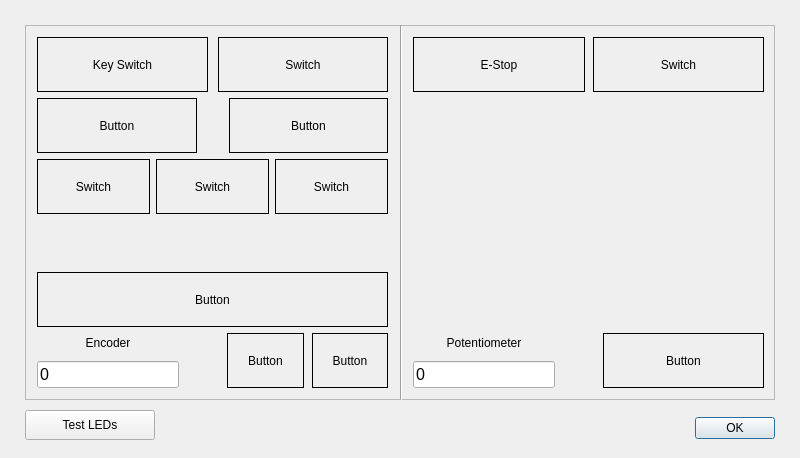
<?xml version="1.0" encoding="UTF-8"?>
<ui version="4.0">
 <class>Dialog</class>
 <widget class="QDialog" name="Dialog">
  <property name="geometry">
   <rect>
    <x>0</x>
    <y>0</y>
    <width>800</width>
    <height>458</height>
   </rect>
  </property>
  <property name="windowTitle">
   <string>Test Buttons &amp; Switches</string>
  </property>
  <widget class="QDialogButtonBox" name="buttonBox">
   <property name="geometry">
    <rect>
     <x>434</x>
     <y>412</y>
     <width>341</width>
     <height>32</height>
    </rect>
   </property>
   <property name="focusPolicy">
    <enum>Qt::FocusPolicy::StrongFocus</enum>
   </property>
   <property name="orientation">
    <enum>Qt::Orientation::Horizontal</enum>
   </property>
   <property name="standardButtons">
    <set>QDialogButtonBox::StandardButton::Ok</set>
   </property>
  </widget>
  <widget class="QFrame" name="mainFrame">
   <property name="geometry">
    <rect>
     <x>25</x>
     <y>25</y>
     <width>750</width>
     <height>375</height>
    </rect>
   </property>
   <property name="frameShape">
    <enum>QFrame::Shape::StyledPanel</enum>
   </property>
   <property name="frameShadow">
    <enum>QFrame::Shadow::Raised</enum>
   </property>
   <widget class="Line" name="middleDivisionLine">
    <property name="geometry">
     <rect>
      <x>375</x>
      <y>0</y>
      <width>2</width>
      <height>415</height>
     </rect>
    </property>
    <property name="orientation">
     <enum>Qt::Orientation::Vertical</enum>
    </property>
   </widget>
   <widget class="QWidget" name="verticalLayout_1">
    <property name="geometry">
     <rect>
      <x>12</x>
      <y>12</y>
      <width>351</width>
      <height>351</height>
     </rect>
    </property>
    <layout class="QVBoxLayout" name="rightSectionBox">
     <item>
      <layout class="QHBoxLayout" name="rightInnerBox_4">
       <property name="spacing">
        <number>10</number>
       </property>
       <item>
        <widget class="QLabel" name="rightKeySwitchIndicator">
         <property name="sizePolicy">
          <sizepolicy hsizetype="Expanding" vsizetype="Preferred">
           <horstretch>0</horstretch>
           <verstretch>0</verstretch>
          </sizepolicy>
         </property>
         <property name="minimumSize">
          <size>
           <width>0</width>
           <height>55</height>
          </size>
         </property>
         <property name="autoFillBackground">
          <bool>false</bool>
         </property>
         <property name="frameShape">
          <enum>QFrame::Shape::Box</enum>
         </property>
         <property name="frameShadow">
          <enum>QFrame::Shadow::Plain</enum>
         </property>
         <property name="lineWidth">
          <number>1</number>
         </property>
         <property name="text">
          <string>Key Switch</string>
         </property>
         <property name="alignment">
          <set>Qt::AlignmentFlag::AlignCenter</set>
         </property>
        </widget>
       </item>
       <item>
        <widget class="QLabel" name="rightSwitchIndicator_4">
         <property name="sizePolicy">
          <sizepolicy hsizetype="Expanding" vsizetype="Preferred">
           <horstretch>0</horstretch>
           <verstretch>0</verstretch>
          </sizepolicy>
         </property>
         <property name="minimumSize">
          <size>
           <width>0</width>
           <height>55</height>
          </size>
         </property>
         <property name="autoFillBackground">
          <bool>false</bool>
         </property>
         <property name="frameShape">
          <enum>QFrame::Shape::Box</enum>
         </property>
         <property name="frameShadow">
          <enum>QFrame::Shadow::Plain</enum>
         </property>
         <property name="lineWidth">
          <number>1</number>
         </property>
         <property name="text">
          <string>Switch</string>
         </property>
         <property name="alignment">
          <set>Qt::AlignmentFlag::AlignCenter</set>
         </property>
        </widget>
       </item>
      </layout>
     </item>
     <item>
      <layout class="QHBoxLayout" name="rightInnerBox_3">
       <property name="spacing">
        <number>32</number>
       </property>
       <item>
        <widget class="QLabel" name="rightButtonIndicator_4">
         <property name="sizePolicy">
          <sizepolicy hsizetype="Expanding" vsizetype="Preferred">
           <horstretch>0</horstretch>
           <verstretch>0</verstretch>
          </sizepolicy>
         </property>
         <property name="minimumSize">
          <size>
           <width>0</width>
           <height>55</height>
          </size>
         </property>
         <property name="autoFillBackground">
          <bool>false</bool>
         </property>
         <property name="frameShape">
          <enum>QFrame::Shape::Box</enum>
         </property>
         <property name="frameShadow">
          <enum>QFrame::Shadow::Plain</enum>
         </property>
         <property name="lineWidth">
          <number>1</number>
         </property>
         <property name="text">
          <string>Button</string>
         </property>
         <property name="alignment">
          <set>Qt::AlignmentFlag::AlignCenter</set>
         </property>
        </widget>
       </item>
       <item>
        <widget class="QLabel" name="rightButtonIndicator_5">
         <property name="sizePolicy">
          <sizepolicy hsizetype="Expanding" vsizetype="Preferred">
           <horstretch>0</horstretch>
           <verstretch>0</verstretch>
          </sizepolicy>
         </property>
         <property name="minimumSize">
          <size>
           <width>0</width>
           <height>55</height>
          </size>
         </property>
         <property name="autoFillBackground">
          <bool>false</bool>
         </property>
         <property name="frameShape">
          <enum>QFrame::Shape::Box</enum>
         </property>
         <property name="frameShadow">
          <enum>QFrame::Shadow::Plain</enum>
         </property>
         <property name="lineWidth">
          <number>1</number>
         </property>
         <property name="text">
          <string>Button</string>
         </property>
         <property name="alignment">
          <set>Qt::AlignmentFlag::AlignCenter</set>
         </property>
        </widget>
       </item>
      </layout>
     </item>
     <item>
      <layout class="QHBoxLayout" name="rightInnerBox_2">
       <item>
        <widget class="QLabel" name="rightSwitchIndicator_1">
         <property name="sizePolicy">
          <sizepolicy hsizetype="Expanding" vsizetype="Preferred">
           <horstretch>0</horstretch>
           <verstretch>0</verstretch>
          </sizepolicy>
         </property>
         <property name="minimumSize">
          <size>
           <width>0</width>
           <height>55</height>
          </size>
         </property>
         <property name="autoFillBackground">
          <bool>false</bool>
         </property>
         <property name="frameShape">
          <enum>QFrame::Shape::Box</enum>
         </property>
         <property name="frameShadow">
          <enum>QFrame::Shadow::Plain</enum>
         </property>
         <property name="lineWidth">
          <number>1</number>
         </property>
         <property name="text">
          <string>Switch</string>
         </property>
         <property name="alignment">
          <set>Qt::AlignmentFlag::AlignCenter</set>
         </property>
        </widget>
       </item>
       <item>
        <widget class="QLabel" name="rightSwitchIndicator_2">
         <property name="sizePolicy">
          <sizepolicy hsizetype="Expanding" vsizetype="Preferred">
           <horstretch>0</horstretch>
           <verstretch>0</verstretch>
          </sizepolicy>
         </property>
         <property name="minimumSize">
          <size>
           <width>0</width>
           <height>55</height>
          </size>
         </property>
         <property name="autoFillBackground">
          <bool>false</bool>
         </property>
         <property name="frameShape">
          <enum>QFrame::Shape::Box</enum>
         </property>
         <property name="frameShadow">
          <enum>QFrame::Shadow::Plain</enum>
         </property>
         <property name="lineWidth">
          <number>1</number>
         </property>
         <property name="text">
          <string>Switch</string>
         </property>
         <property name="alignment">
          <set>Qt::AlignmentFlag::AlignCenter</set>
         </property>
        </widget>
       </item>
       <item>
        <widget class="QLabel" name="rightSwitchIndicator_3">
         <property name="sizePolicy">
          <sizepolicy hsizetype="Expanding" vsizetype="Preferred">
           <horstretch>0</horstretch>
           <verstretch>0</verstretch>
          </sizepolicy>
         </property>
         <property name="minimumSize">
          <size>
           <width>0</width>
           <height>55</height>
          </size>
         </property>
         <property name="autoFillBackground">
          <bool>false</bool>
         </property>
         <property name="frameShape">
          <enum>QFrame::Shape::Box</enum>
         </property>
         <property name="frameShadow">
          <enum>QFrame::Shadow::Plain</enum>
         </property>
         <property name="lineWidth">
          <number>1</number>
         </property>
         <property name="text">
          <string>Switch</string>
         </property>
         <property name="alignment">
          <set>Qt::AlignmentFlag::AlignCenter</set>
         </property>
        </widget>
       </item>
      </layout>
     </item>
     <item>
      <spacer name="verticalSpacer_1">
       <property name="orientation">
        <enum>Qt::Orientation::Vertical</enum>
       </property>
       <property name="sizeType">
        <enum>QSizePolicy::Policy::Expanding</enum>
       </property>
       <property name="sizeHint" stdset="0">
        <size>
         <width>20</width>
         <height>70</height>
        </size>
       </property>
      </spacer>
     </item>
     <item>
      <widget class="QLabel" name="rightButtonIndicator_3">
       <property name="sizePolicy">
        <sizepolicy hsizetype="Expanding" vsizetype="Preferred">
         <horstretch>0</horstretch>
         <verstretch>0</verstretch>
        </sizepolicy>
       </property>
       <property name="minimumSize">
        <size>
         <width>0</width>
         <height>55</height>
        </size>
       </property>
       <property name="autoFillBackground">
        <bool>false</bool>
       </property>
       <property name="frameShape">
        <enum>QFrame::Shape::Box</enum>
       </property>
       <property name="frameShadow">
        <enum>QFrame::Shadow::Plain</enum>
       </property>
       <property name="lineWidth">
        <number>1</number>
       </property>
       <property name="text">
        <string>Button</string>
       </property>
       <property name="alignment">
        <set>Qt::AlignmentFlag::AlignCenter</set>
       </property>
      </widget>
     </item>
     <item>
      <layout class="QHBoxLayout" name="rightInnerBox_1">
       <property name="spacing">
        <number>8</number>
       </property>
       <item>
        <layout class="QVBoxLayout" name="encoderBox">
         <item>
          <widget class="QLabel" name="encoderLabel">
           <property name="text">
            <string>Encoder</string>
           </property>
           <property name="alignment">
            <set>Qt::AlignmentFlag::AlignCenter</set>
           </property>
          </widget>
         </item>
         <item>
          <widget class="QLineEdit" name="encoderValue">
           <property name="sizePolicy">
            <sizepolicy hsizetype="Preferred" vsizetype="Fixed">
             <horstretch>0</horstretch>
             <verstretch>0</verstretch>
            </sizepolicy>
           </property>
           <property name="font">
            <font>
             <pointsize>12</pointsize>
            </font>
           </property>
           <property name="focusPolicy">
            <enum>Qt::FocusPolicy::NoFocus</enum>
           </property>
           <property name="text">
            <string>0</string>
           </property>
           <property name="frame">
            <bool>true</bool>
           </property>
           <property name="dragEnabled">
            <bool>true</bool>
           </property>
           <property name="readOnly">
            <bool>true</bool>
           </property>
          </widget>
         </item>
        </layout>
       </item>
       <item>
        <spacer name="horizontalSpacer_1">
         <property name="orientation">
          <enum>Qt::Orientation::Horizontal</enum>
         </property>
         <property name="sizeType">
          <enum>QSizePolicy::Policy::Fixed</enum>
         </property>
         <property name="sizeHint" stdset="0">
          <size>
           <width>40</width>
           <height>20</height>
          </size>
         </property>
        </spacer>
       </item>
       <item>
        <widget class="QLabel" name="rightButtonIndicator_1">
         <property name="sizePolicy">
          <sizepolicy hsizetype="Expanding" vsizetype="Preferred">
           <horstretch>0</horstretch>
           <verstretch>0</verstretch>
          </sizepolicy>
         </property>
         <property name="minimumSize">
          <size>
           <width>0</width>
           <height>55</height>
          </size>
         </property>
         <property name="autoFillBackground">
          <bool>false</bool>
         </property>
         <property name="frameShape">
          <enum>QFrame::Shape::Box</enum>
         </property>
         <property name="frameShadow">
          <enum>QFrame::Shadow::Plain</enum>
         </property>
         <property name="lineWidth">
          <number>1</number>
         </property>
         <property name="text">
          <string>Button</string>
         </property>
         <property name="alignment">
          <set>Qt::AlignmentFlag::AlignCenter</set>
         </property>
        </widget>
       </item>
       <item>
        <widget class="QLabel" name="rightButtonIndicator_2">
         <property name="sizePolicy">
          <sizepolicy hsizetype="Expanding" vsizetype="Preferred">
           <horstretch>0</horstretch>
           <verstretch>0</verstretch>
          </sizepolicy>
         </property>
         <property name="minimumSize">
          <size>
           <width>0</width>
           <height>55</height>
          </size>
         </property>
         <property name="autoFillBackground">
          <bool>false</bool>
         </property>
         <property name="frameShape">
          <enum>QFrame::Shape::Box</enum>
         </property>
         <property name="frameShadow">
          <enum>QFrame::Shadow::Plain</enum>
         </property>
         <property name="lineWidth">
          <number>1</number>
         </property>
         <property name="text">
          <string>Button</string>
         </property>
         <property name="alignment">
          <set>Qt::AlignmentFlag::AlignCenter</set>
         </property>
        </widget>
       </item>
      </layout>
     </item>
    </layout>
   </widget>
   <widget class="QWidget" name="verticalLayout_2">
    <property name="geometry">
     <rect>
      <x>388</x>
      <y>12</y>
      <width>351</width>
      <height>351</height>
     </rect>
    </property>
    <layout class="QVBoxLayout" name="leftSectionBox">
     <item>
      <layout class="QHBoxLayout" name="leftInnerBox_2">
       <property name="spacing">
        <number>8</number>
       </property>
       <item>
        <widget class="QLabel" name="eStopIndicator">
         <property name="sizePolicy">
          <sizepolicy hsizetype="Expanding" vsizetype="Preferred">
           <horstretch>0</horstretch>
           <verstretch>0</verstretch>
          </sizepolicy>
         </property>
         <property name="minimumSize">
          <size>
           <width>0</width>
           <height>55</height>
          </size>
         </property>
         <property name="autoFillBackground">
          <bool>false</bool>
         </property>
         <property name="frameShape">
          <enum>QFrame::Shape::Box</enum>
         </property>
         <property name="frameShadow">
          <enum>QFrame::Shadow::Plain</enum>
         </property>
         <property name="lineWidth">
          <number>1</number>
         </property>
         <property name="text">
          <string>E-Stop</string>
         </property>
         <property name="alignment">
          <set>Qt::AlignmentFlag::AlignCenter</set>
         </property>
        </widget>
       </item>
       <item>
        <widget class="QLabel" name="leftSwitchIndicator">
         <property name="sizePolicy">
          <sizepolicy hsizetype="Expanding" vsizetype="Preferred">
           <horstretch>0</horstretch>
           <verstretch>0</verstretch>
          </sizepolicy>
         </property>
         <property name="minimumSize">
          <size>
           <width>0</width>
           <height>55</height>
          </size>
         </property>
         <property name="autoFillBackground">
          <bool>false</bool>
         </property>
         <property name="frameShape">
          <enum>QFrame::Shape::Box</enum>
         </property>
         <property name="frameShadow">
          <enum>QFrame::Shadow::Plain</enum>
         </property>
         <property name="lineWidth">
          <number>1</number>
         </property>
         <property name="text">
          <string>Switch</string>
         </property>
         <property name="alignment">
          <set>Qt::AlignmentFlag::AlignCenter</set>
         </property>
        </widget>
       </item>
      </layout>
     </item>
     <item>
      <spacer name="verticalSpacer_2">
       <property name="orientation">
        <enum>Qt::Orientation::Vertical</enum>
       </property>
       <property name="sizeHint" stdset="0">
        <size>
         <width>20</width>
         <height>40</height>
        </size>
       </property>
      </spacer>
     </item>
     <item>
      <layout class="QHBoxLayout" name="leftInnerBox_1">
       <property name="spacing">
        <number>8</number>
       </property>
       <item>
        <layout class="QVBoxLayout" name="potentiometerBox">
         <item>
          <widget class="QLabel" name="potentiometerLabel">
           <property name="text">
            <string>Potentiometer</string>
           </property>
           <property name="alignment">
            <set>Qt::AlignmentFlag::AlignCenter</set>
           </property>
          </widget>
         </item>
         <item>
          <widget class="QLineEdit" name="potentiometerValue">
           <property name="sizePolicy">
            <sizepolicy hsizetype="Preferred" vsizetype="Fixed">
             <horstretch>0</horstretch>
             <verstretch>0</verstretch>
            </sizepolicy>
           </property>
           <property name="font">
            <font>
             <pointsize>12</pointsize>
            </font>
           </property>
           <property name="focusPolicy">
            <enum>Qt::FocusPolicy::NoFocus</enum>
           </property>
           <property name="text">
            <string>0</string>
           </property>
           <property name="frame">
            <bool>true</bool>
           </property>
           <property name="dragEnabled">
            <bool>true</bool>
           </property>
           <property name="readOnly">
            <bool>true</bool>
           </property>
          </widget>
         </item>
        </layout>
       </item>
       <item>
        <spacer name="horizontalSpacer_2">
         <property name="orientation">
          <enum>Qt::Orientation::Horizontal</enum>
         </property>
         <property name="sizeType">
          <enum>QSizePolicy::Policy::Fixed</enum>
         </property>
         <property name="sizeHint" stdset="0">
          <size>
           <width>40</width>
           <height>20</height>
          </size>
         </property>
        </spacer>
       </item>
       <item>
        <widget class="QLabel" name="leftButtonIndicator">
         <property name="sizePolicy">
          <sizepolicy hsizetype="Expanding" vsizetype="Preferred">
           <horstretch>0</horstretch>
           <verstretch>0</verstretch>
          </sizepolicy>
         </property>
         <property name="minimumSize">
          <size>
           <width>0</width>
           <height>55</height>
          </size>
         </property>
         <property name="autoFillBackground">
          <bool>false</bool>
         </property>
         <property name="frameShape">
          <enum>QFrame::Shape::Box</enum>
         </property>
         <property name="frameShadow">
          <enum>QFrame::Shadow::Plain</enum>
         </property>
         <property name="lineWidth">
          <number>1</number>
         </property>
         <property name="text">
          <string>Button</string>
         </property>
         <property name="alignment">
          <set>Qt::AlignmentFlag::AlignCenter</set>
         </property>
        </widget>
       </item>
      </layout>
     </item>
    </layout>
   </widget>
  </widget>
  <widget class="QPushButton" name="testLedsButton">
   <property name="geometry">
    <rect>
     <x>25</x>
     <y>410</y>
     <width>130</width>
     <height>30</height>
    </rect>
   </property>
   <property name="text">
    <string>Test LEDs</string>
   </property>
  </widget>
 </widget>
 <resources/>
 <connections>
  <connection>
   <sender>buttonBox</sender>
   <signal>accepted()</signal>
   <receiver>Dialog</receiver>
   <slot>accept()</slot>
   <hints>
    <hint type="sourcelabel">
     <x>248</x>
     <y>254</y>
    </hint>
    <hint type="destinationlabel">
     <x>157</x>
     <y>274</y>
    </hint>
   </hints>
  </connection>
 </connections>
</ui>
